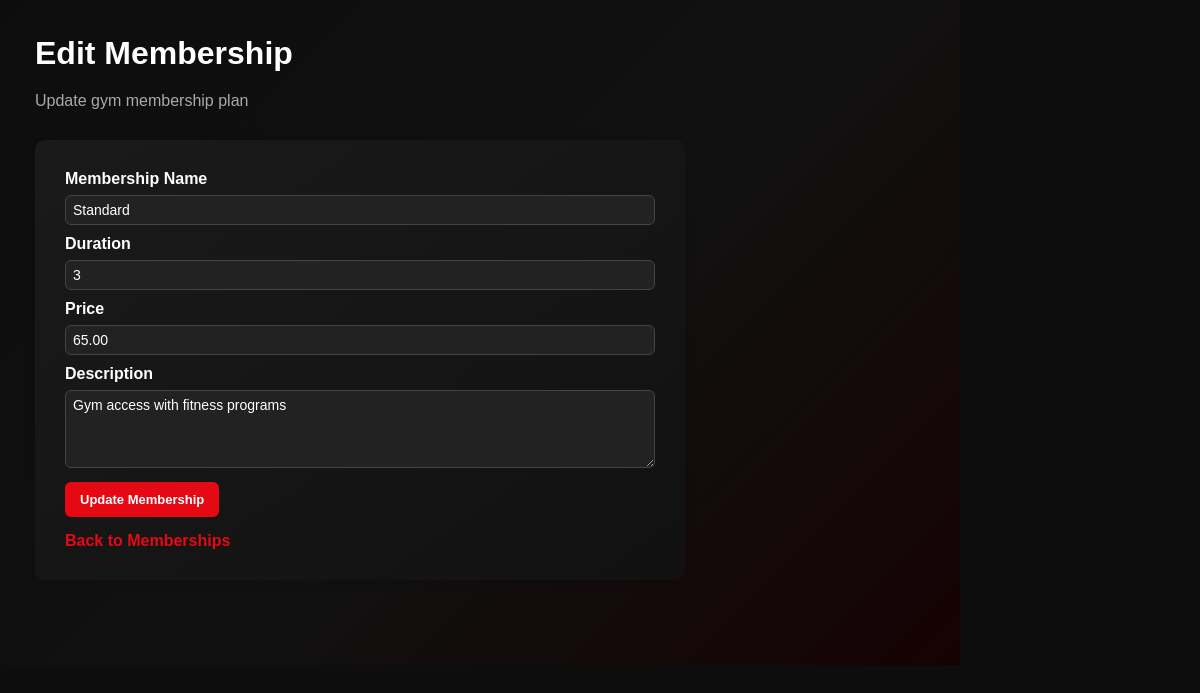
The app's page /pages/memberships/edit_membership.php?id=2 with its own data.
### tables this page shows
CREATE TABLE `memberships` (
  `membership_id` int(10) NOT NULL,
  `membership_name` varchar(100) NOT NULL,
  `duration` int(3) NOT NULL,
  `price` decimal(10,2) NOT NULL,
  `description` varchar(200) DEFAULT NULL
);

### classes/BaseModel.php (called while the page is built, shortened)
<?php
require_once __DIR__ . "/../config/database.php";
class BaseModel
{
    protected $conn;
    public function __construct()
    {
        global $conn;
        $this->conn = $conn;
    }
    protected function fetchOne($sql, $types = "", ...$params)
    {
        $stmt = $this->conn->prepare($sql);
        if (!empty($types)) {
            $stmt->bind_param($types, ...$params);
        }
        if (!$stmt->execute()) {
            die("Execute failed: " . $stmt->error);
        }
        $result = $stmt->get_result();
        return $result->fetch_assoc();
    }
}

### classes/membership.php (called while the page is built, shortened)
<?php
require_once __DIR__ . "/BaseModel.php";
class Membership extends BaseModel
{
    public function getMembershipById($membership_id)
    {
        return $this->fetchOne(
            "SELECT *
             FROM memberships
             WHERE membership_id = ?",
            "i",
            $membership_id
        );
    }
}

### pages/memberships/edit_membership.php (the view, shortened to what this page needs)
<?php
require_once __DIR__ . "/../../classes/membership.php";
$membership = new Membership();
$membership_id = $_GET["id"];
$data = $membership->getMembershipById($membership_id);
?>
<!DOCTYPE html>
<html lang="en">
<head>
    <link rel="stylesheet" href="../../assets/css/style.css">
</head>
<body>
    <div class="main-content">
        <div class="dashboard-header">
            <h1>Edit Membership</h1>
            <p>Update gym membership plan</p>
        </div>
        <div class="form-container">
            <form method="POST">
                <div class="form-group">
                    <label for="membership_name">
                        Membership Name
                    </label>
                    <input
                        type="text"
                        id="membership_name"
                        name="membership_name"
                        required
                        value="<?= htmlspecialchars(
                            $_POST["membership_name"]
                            ?? $data["membership_name"]
                        ) ?>"
                    >
                </div>
                <div class="form-group">
                    <label for="duration">
                        Duration
                    </label>
                    <input
                        type="number"
                        id="duration"
                        name="duration"
                        min="1"
                        required
                        value="<?= htmlspecialchars(
                            $_POST["duration"]
                            ?? $data["duration"]
                        ) ?>"
                    >
                </div>
                <div class="form-group">
                    <label for="price">
                        Price
                    </label>
                    <input
                        type="number"
                        id="price"
                        name="price"
                        min="0"
                        step="0.01"
                        required
                        value="<?= htmlspecialchars(
                            $_POST["price"]
                            ?? $data["price"]
                        ) ?>"
                    >
                </div>
                <div class="form-group">
                    <label for="description">
                        Description
                    </label>
                    <textarea
                        id="description"
                        name="description"
                        rows="4"
                    ><?= htmlspecialchars(
                        $_POST["description"]
                        ?? $data["description"]
                    ) ?></textarea>
                </div>
                <button
                    type="submit"
                    class="form-button"
                >
                    Update Membership
                </button>
                <div>
                <a
                    href="memberships.php"
                    class="back-link"
                >
                    Back to Memberships
                </a>
                </div>
            </form>
        </div>
</div>
</body>
</html>

### records on screen
memberships: membership_name "Standard", duration "3", price "65.00", description "Gym access with fitness programs"
